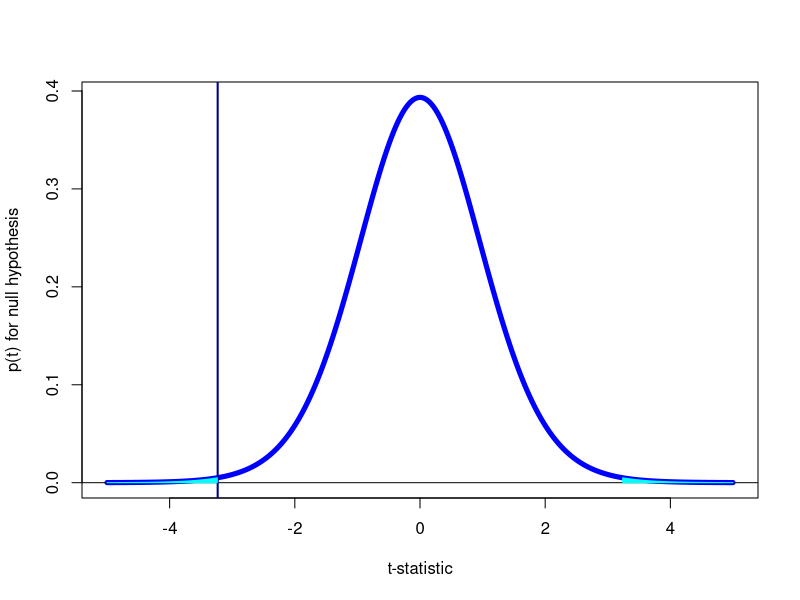
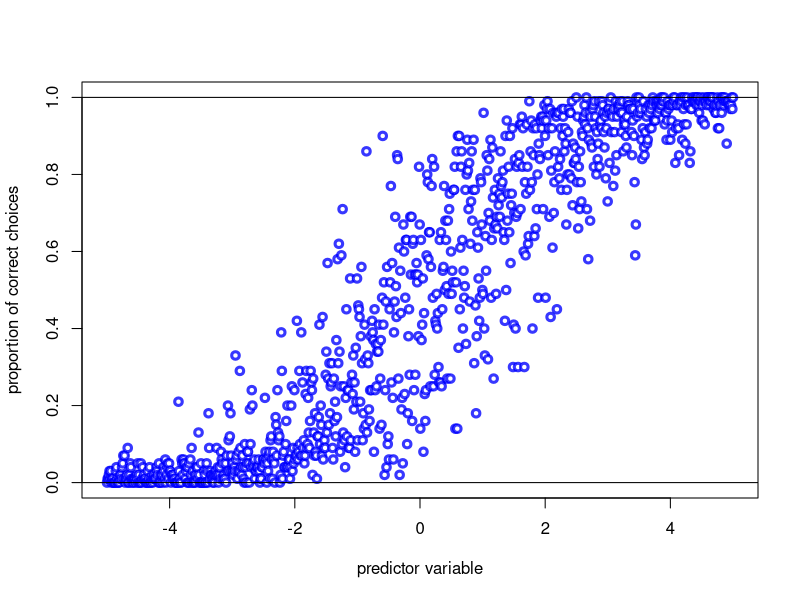
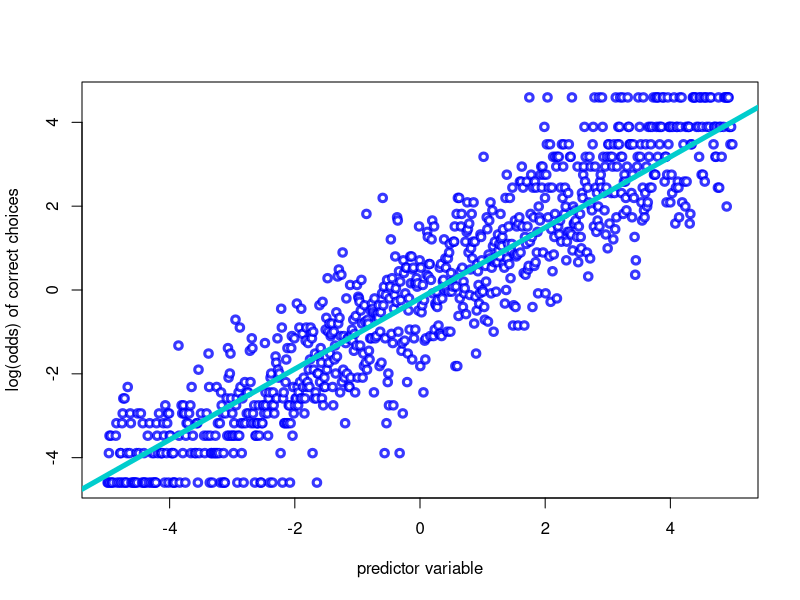

R code for these plots, in order:
# Details ---------------------------------------------------------------
#       AUTHOR:	James Foster              DATE: 2022 06 16
#     MODIFIED:	James Foster              DATE: 2022 06 16
#
#  DESCRIPTION: Extra plots for introducing hypothesis testing and modelling.
#
#       USAGE:  First install the 'report' and 'emmeans' packages as suggested by
#               Rstudio, or by running install.packages('report'); install.packages('emmeans)
#               Run line by line (ctrl+enter), or run whole script (ctrl+shift+s)
#               Organised into subsections in overview (ctrl+shift+o)
#
#	   CHANGES: -
#
#   REFERENCES: Turner, S. (2017) Essential Statistics with R
#               www.bioconnector.github.io/workshops/r-stats.html#continuous_variables
#               
#               Russell V. Lenth (2021). emmeans: Estimated Marginal Means, 
#               AKA Least-Squares Means. R package version 1.5.4. 
#               https://cran.r-project.org/web/packages/emmeans/vignettes/basics.html
#
#               Šidák, Z. K. (1967). "Rectangular Confidence Regions for the 
#               Means of Multivariate Normal Distributions". J. Am. Statist. Assoc. 
#               62 (318): 626–633. doi:10.1080/01621459.1967.10482935.
#
#TODO
#- Add comments +


# t-distribution and p-value ----------------------------------------------
xx = seq(from = -5,
         to = 5,
         length.out = 1e3)
pt = dt(x = xx,
        df = 18
        )
t_val = -3.2324
x_undert = subset(x = xx, 
                  subset = xx<t_val)
pt_undert = subset(x = pt, 
                   subset = xx<t_val)
plot(x = xx, 
     y = pt,
     lwd = 5,
     type = 'l',
     col = 'blue',
     xlab = 't-statistic',
     ylab = 'p(t) for null hypothesis')
abline(h = 0)
abline(v = -3.2324,
       col = 'darkblue',
       lwd = 2)
polygon(x = c(x_undert, rev(x_undert)),
        y = c(pt_undert, rep(x = 0, times = length(x_undert))),
        col = 'cyan',
        border = 'cyan')
polygon(x = c(-x_undert, rev(-x_undert)),
        y = c(pt_undert, rep(x = 0, times = length(x_undert))),
        col = 'cyan',
        border = 'cyan')


# Logit transform of sinusoid ---------------------------------------------
n_per_obs = 100

yy = rbinom(n = length(xx),
            size = n_per_obs,
            prob = plogis(xx*1.0 - 0.2 + rnorm(length(xx)))
)
co = 
  lapply(X = yy,
            FUN = function(y)
            { xnew = if(y < n_per_obs & y > 0)
              { c(rep(1, times = y),
                             rep(0, times = (n_per_obs-y))
              )
            }else
            {
              if(y == n_per_obs){rep(1, times = y)}else{rep(0, times = n_per_obs)}
            }
            
            }
           )
co = do.call(c,
             co)

xxx = lapply(X = xx,
                    FUN = function(x)
                      {
                      rep(x, times = n_per_obs)
                    })
xxx = do.call(c, xxx)

plot(x = xx, 
     y = yy/n_per_obs,
     lwd = 3,
     pch = 21,
     col = adjustcolor(col = 'blue', alpha.f = 200/255),
     bg = 'white',
     xlab = 'predictor variable',
     ylab = 'proportion of correct choices')
abline(h = c(0,1))

plot(x = xx, 
     y = qlogis(p = yy/n_per_obs),
     lwd = 3,
     pch = 21,
     col = adjustcolor(col = 'blue', alpha.f = 200/255),
     bg = 'white',
     xlab = 'predictor variable',
     ylab = 'log(odds) of correct choices')
ll = glm(formula = co ~ xxx,
         family = binomial(link = logit))
abline(ll, col = 'cyan3', lwd = 5)
